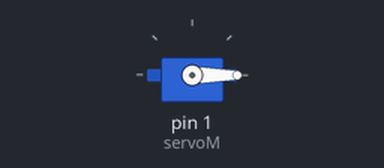
Bench run of a sketch on a simulated Arduino Uno, built with avr-gcc and run on an emulated ATmega328P. On the bench: servo. What the sketch prints to the serial monitor is not drawn.

Above: at 0.05 s.
Timing chart, 0 to 3.0 s (numbered marks = the images above):
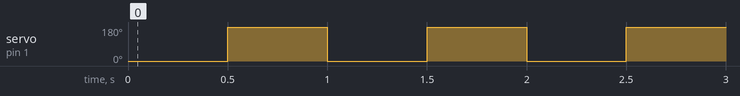

Measured:
- by itself, servo on pin 1 (servoM): alternates 180° for 0.50 s and 0° for 0.50 s

The sketch:

Servo.ino
```cpp
#include <Servo.h>

Servo servoM;
void setup() {
  // put your setup code here, to run once:
  Serial.begin(9600);
  servoM.attach(1);

}

void loop() {
  servoM.write(0);
  Serial.println("0");
  delay(500);
  servoM.write(180);
  Serial.println("180");
  delay(500);
}
```
